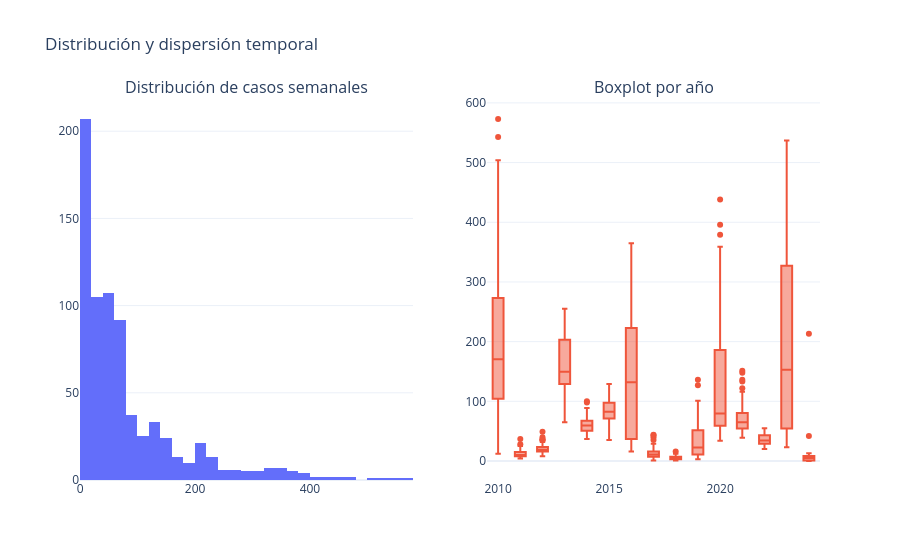

This figure's notebook cell:
### Code cell
# Distribución y boxplots temporales
fig = make_subplots(rows=1, cols=2, subplot_titles=('Distribución de casos semanales', 'Boxplot por año'))
fig.add_trace(go.Histogram(x=serie, nbinsx=40, name='Casos'), row=1, col=1)
fig.add_trace(go.Box(x=weekly['anio'], y=weekly['casos'], name='Casos por año'), row=1, col=2)
fig.update_layout(template='plotly_white', title='Distribución y dispersión temporal', showlegend=False)
fig.show()

### Figure 1 — Plotly figure (JSON) as saved in the notebook; plotly's stock layout.template omitted (floating-point values rounded to 4 significant figures; data arrays with more than 128 entries replaced by an {"elided": "..."} marker saying what was removed)
{"data": [{"name": "Casos", "nbinsx": 40, "type": "histogram", "x": {"elided": "744 int values"}, "xaxis": "x", "yaxis": "y"}, {"name": "Casos por año", "type": "box", "x": {"elided": "744 int values"}, "xaxis": "x2", "y": {"elided": "744 int values"}, "yaxis": "y2"}], "layout": {"annotations": [{"font": {"size": 16}, "showarrow": false, "text": "Distribución de casos semanales", "x": 0.225, "xanchor": "center", "xref": "paper", "y": 1, "yanchor": "bottom", "yref": "paper"}, {"font": {"size": 16}, "showarrow": false, "text": "Boxplot por año", "x": 0.775, "xanchor": "center", "xref": "paper", "y": 1, "yanchor": "bottom", "yref": "paper"}], "showlegend": false, "title": {"text": "Distribución y dispersión temporal"}, "xaxis": {"anchor": "y", "domain": [0, 0.45]}, "xaxis2": {"anchor": "y2", "domain": [0.55, 1]}, "yaxis": {"anchor": "x", "domain": [0, 1]}, "yaxis2": {"anchor": "x2", "domain": [0, 1]}}}
